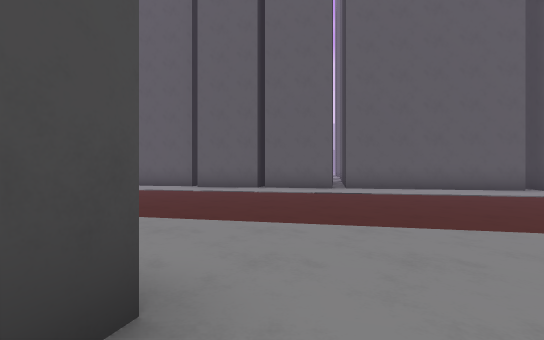
View 1 (above)

24 first-person views from a walk through a level from a Godot 3-D game. The camera is 1.2 m above the floor, looks level and sees 85° across. The floor is counted in squares, 2 m on a side. Each view is taken from the middle of a square. On the plan, view 1 faces up. The plan holds only what a view shows up to about 9 squares ahead; the rest is blank. The place goes on beyond the plan.

View 2
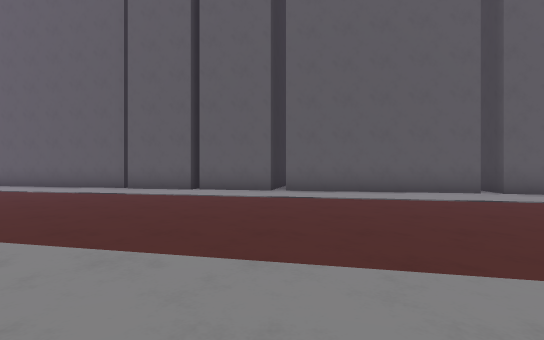

View 3
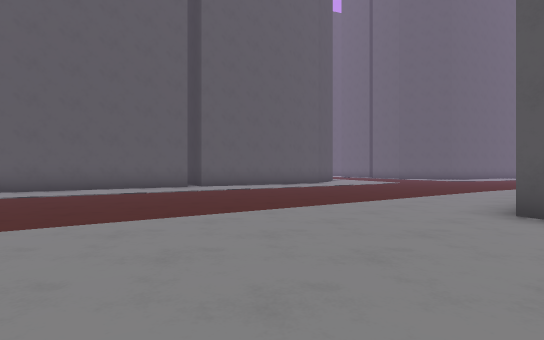

View 4
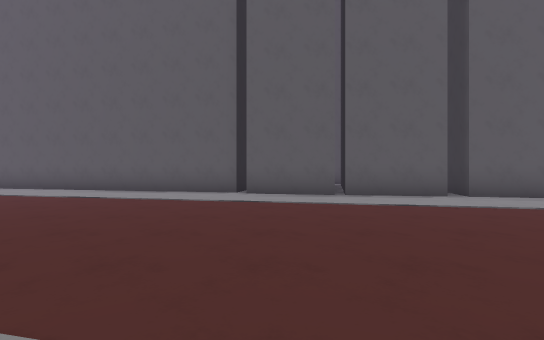

View 5
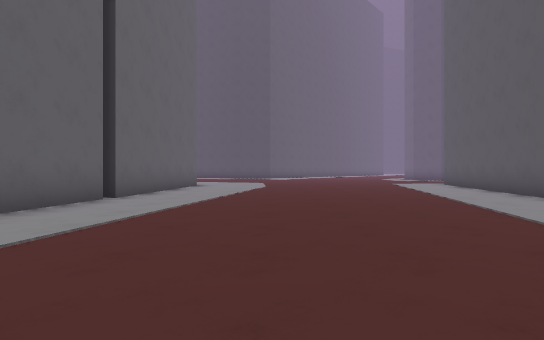

View 6
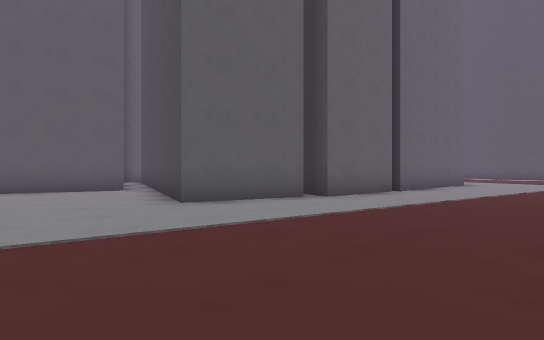

View 7
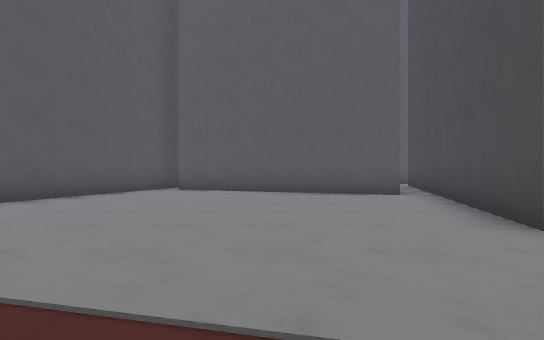

View 8
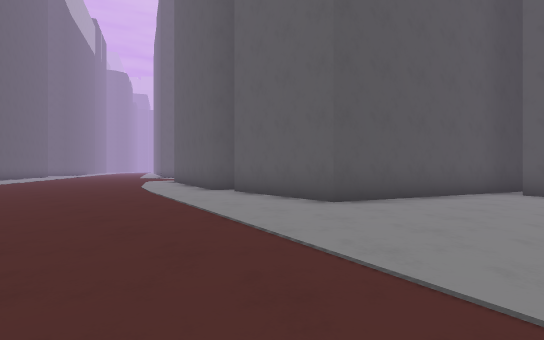

View 9
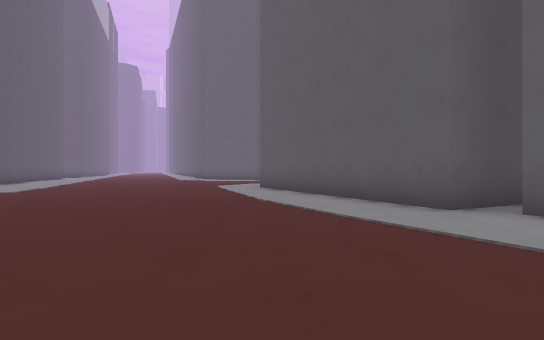

View 10
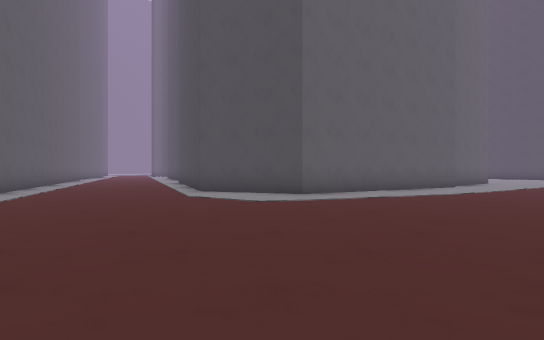

View 11
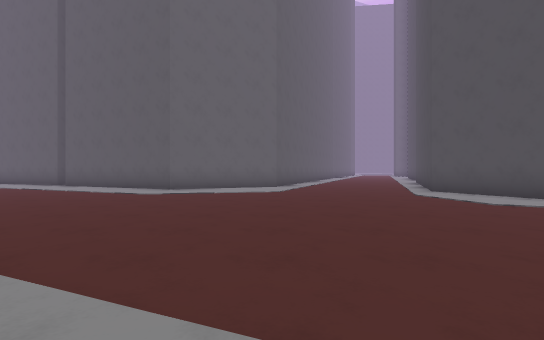

View 12
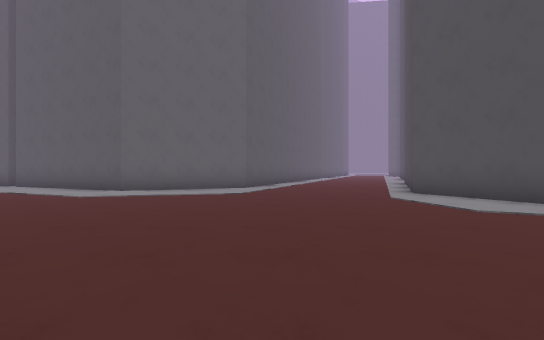

View 13
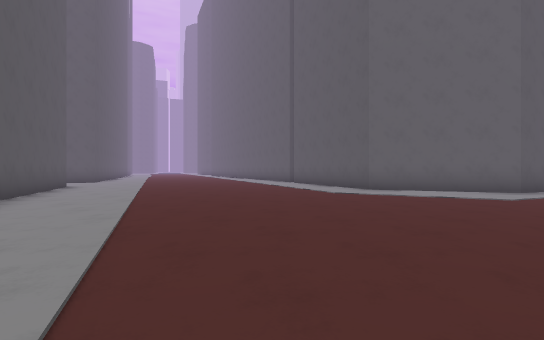

View 14
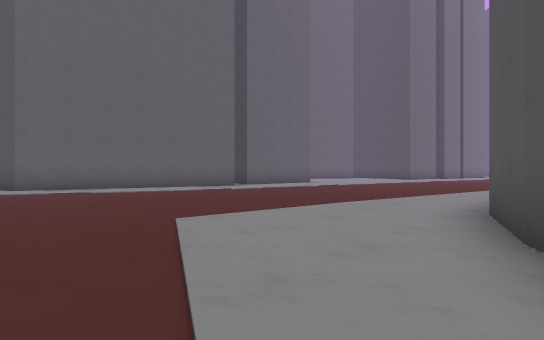

View 15
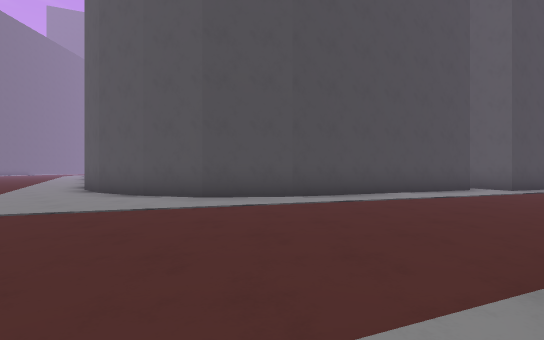

View 16
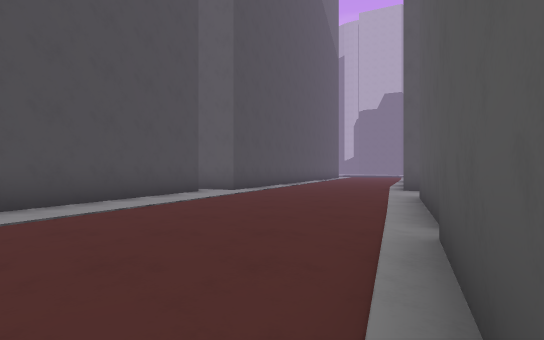

View 17
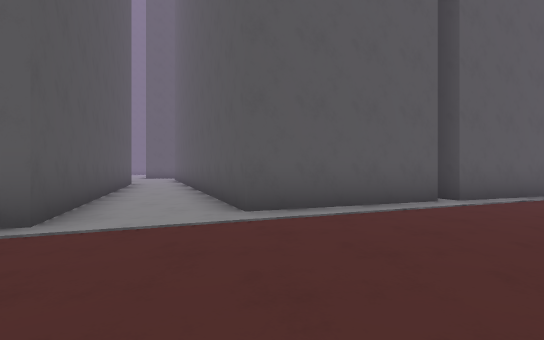

View 18
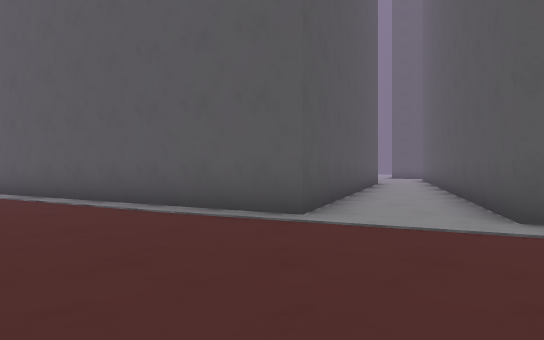

View 19
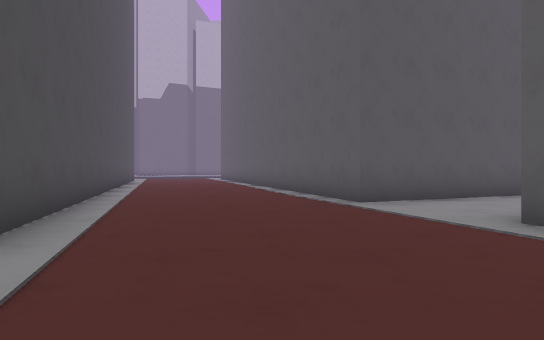

View 20
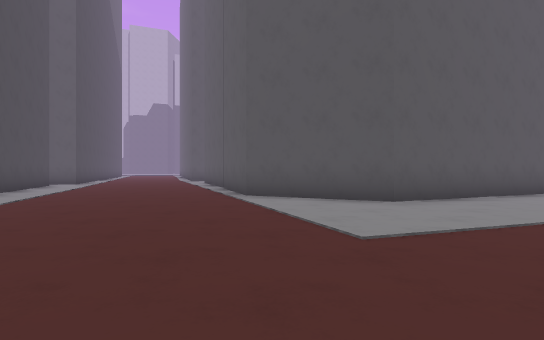

View 21
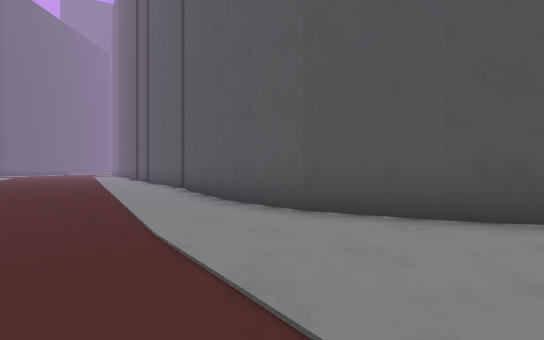

View 22
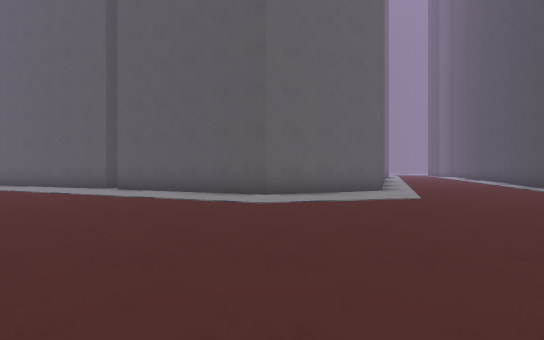

View 23
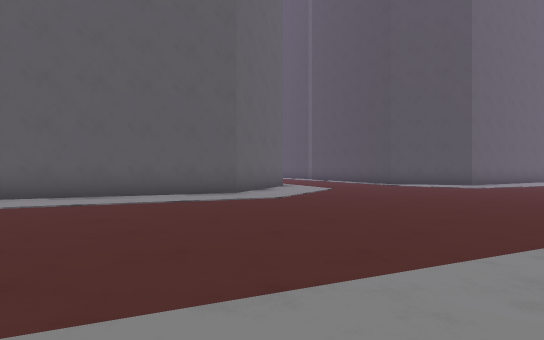

View 24
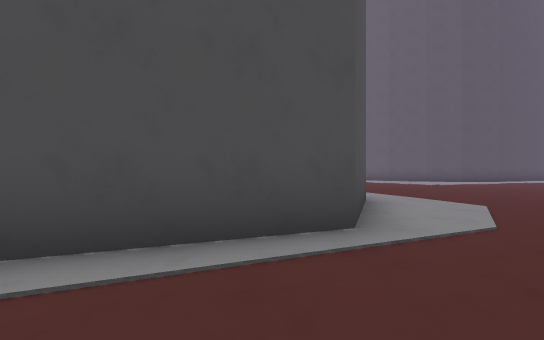

### Floor plan
Points are (right, up) in squares from view 1. A wall is a line through its corners. A room is listed if a view was taken in it or the views show most of it. See-through windows are left out.
Room 1 (views 1, 2, 3, 4, 5, 6, 7, 8, 9, 10, 11, 12, 13, 14, 15, 16, 17, 18, 19, 20, 21, 22, 23, 24)
walls: (11.5, 7.3) (7.8, 8.5); (10.5, -2.5) (11.2, -0.8) (17.2, -2.7) (18.5, -5.4) (17.4, -8); (7.4, 8.6) (2.4, 9.6); (17.7, 10.1) (16.4, 8.5) (15, 7.8) (13.3, 7.3) (11.4, 7.4); (23.6, 10) (25.2, 13.3) (26.1, 12.9); (2, 9.7) (-2.7, 10.7); (4.9, -6.3) (7, -0.5) (10.4, -1); (19.9, 15.5) (17.6, 10); (-0.2, 10.2) (0.1, 11.9); (27.8, 2.4) (23.4, 4.2) (22.3, 7.2) (23.4, 9.6); (-1, -2.8) (4.8, -4.7); (22.4, -8.6) (22.8, -7.6) (26.1, -6.2) (30.7, -8.1); (-3.1, 2) (-0.5, 1.2) (-2.1, -3.8); (-2.9, 10.9) (-9, 12.2); (26.9, 15.1) (25.8, 15.6) (28.6, 21.6); (31.5, 0.9) (29.5, 1.7); (-5.9, 2.7) (-3.3, 2.4) (-3.7, 1.4); (23.4, 21.5) (20.9, 15.9); (-9, 3.1) (-6.1, 2.7)
ways out: opening at (26, 14)

Positions as (right, up) in squares from view 1, and headings:
1: (0, 0), facing up
2: (2, 1), facing up
3: (2, -1), facing up-right
4: (-2, 3), facing up
5: (0, 6), facing left
6: (2, 6), facing down-left
7: (2, 4), facing down
8: (4, 4), facing down-right
9: (10, 4), facing down-right
10: (23, 2), facing down-left
11: (23, 3), facing down
12: (22, 2), facing down
13: (22, 2), facing down-right
14: (18, 8), facing down-left
15: (22, 5), facing up-left
16: (22, 7), facing up
17: (22, 16), facing down-right
18: (22, 16), facing right
19: (21, 13), facing up-right
20: (18, 2), facing up-right
21: (16, 4), facing up-left
22: (26, 1), facing down
23: (31, 0), facing down-left
24: (20, -8), facing up-left
